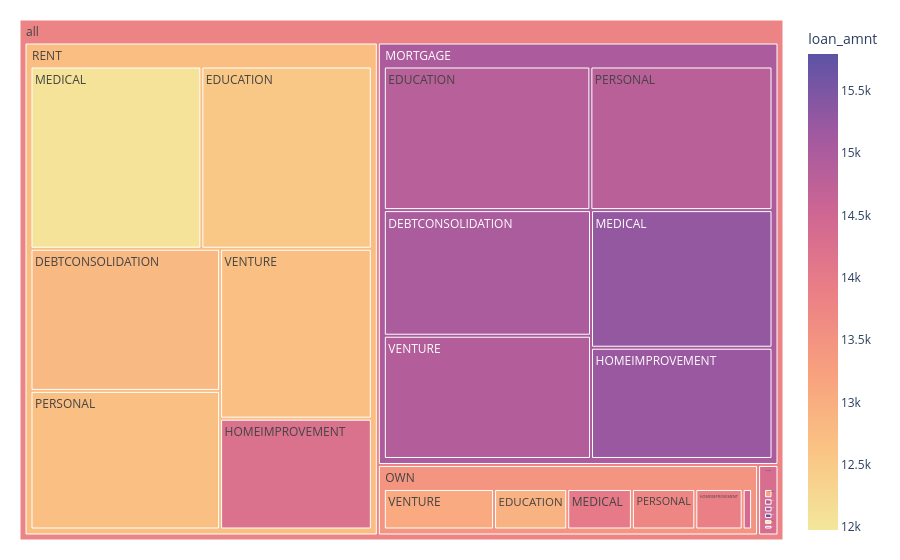

Here is the notebook cell this chart was saved with:
### Markdown cell above
### Purpose of creating models is to see if a person who takes out a loan will go into default or not

### Code cell
#Treemap to show relationship between loan_amnt, person_home_ownership, and loan_intent

fig = px.treemap(df2, path=[px.Constant("all"), 'person_home_ownership', 'loan_intent'], values='loan_amnt',
                  color='loan_amnt',
                  color_continuous_scale='sunset')
fig.update_layout(margin = dict(t=20, l=20, r=20, b=20))
fig.show()

### Figure 1 — Plotly figure (JSON) as saved in the notebook; plotly's stock layout.template omitted (floating-point values rounded to 4 significant figures)
{"data": [{"branchvalues": "total", "customdata": [[12930.0], [15270.0], [12050.0], [13070.0], [12540.0], [12700.0], [12690.0], [13900.0], [15020.0], [12810.0], [14830.0], [13720.0], [14230.0], [14890.0], [15180.0], [14000.0], [15220.0], [14390.0], [14800.0], [15020.0], [11980.0], [15800.0], [13220.0], [14860.0], [13460.0], [14990.0], [12720.0], [14310.0], [13810.0]], "domain": {"x": [0, 1], "y": [0, 1]}, "hovertemplate": "labels=%{label}<br>loan_amnt_sum=%{value}<br>parent=%{parent}<br>id=%{id}<br>loan_amnt=%{color}<extra></extra>", "ids": ["all/OWN/EDUCATION", "all/MORTGAGE/MEDICAL", "all/RENT/MEDICAL", "all/OWN/VENTURE", "all/RENT/EDUCATION", "all/RENT/PERSONAL", "all/RENT/VENTURE", "all/OWN/HOMEIMPROVEMENT", "all/MORTGAGE/DEBTCONSOLIDATION", "all/RENT/DEBTCONSOLIDATION", "all/MORTGAGE/EDUCATION", "all/OWN/PERSONAL", "all/RENT/HOMEIMPROVEMENT", "all/MORTGAGE/VENTURE", "all/OTHER/EDUCATION", "all/OWN/MEDICAL", "all/MORTGAGE/HOMEIMPROVEMENT", "all/OWN/DEBTCONSOLIDATION", "all/MORTGAGE/PERSONAL", "all/OTHER/PERSONAL", "all/OTHER/DEBTCONSOLIDATION", "all/OTHER/MEDICAL", "all/OTHER/VENTURE", "all/OTHER/HOMEIMPROVEMENT", "all/OWN", "all/MORTGAGE", "all/RENT", "all/OTHER", "all"], "labels": ["EDUCATION", "MEDICAL", "MEDICAL", "VENTURE", "EDUCATION", "PERSONAL", "VENTURE", "HOMEIMPROVEMENT", "DEBTCONSOLIDATION", "DEBTCONSOLIDATION", "EDUCATION", "PERSONAL", "HOMEIMPROVEMENT", "VENTURE", "EDUCATION", "MEDICAL", "HOMEIMPROVEMENT", "DEBTCONSOLIDATION", "PERSONAL", "PERSONAL", "DEBTCONSOLIDATION", "MEDICAL", "VENTURE", "HOMEIMPROVEMENT", "OWN", "MORTGAGE", "RENT", "OTHER", "all"], "marker": {"coloraxis": "coloraxis", "colors": [12930.0, 15270.0, 12050.0, 13070.0, 12540.0, 12700.0, 12690.0, 13900.0, 15020.0, 12810.0, 14830.0, 13720.0, 14230.0, 14890.0, 15180.0, 14000.0, 15220.0, 14390.0, 14800.0, 15020.0, 11980.0, 15800.0, 13220.0, 14860.0, 13460.0, 14990.0, 12720.0, 14310.0, 13810.0]}, "name": "", "parents": ["all/OWN", "all/MORTGAGE", "all/RENT", "all/OWN", "all/RENT", "all/RENT", "all/RENT", "all/OWN", "all/MORTGAGE", "all/RENT", "all/MORTGAGE", "all/OWN", "all/RENT", "all/MORTGAGE", "all/OTHER", "all/OWN", "all/MORTGAGE", "all/OWN", "all/MORTGAGE", "all/OTHER", "all/OTHER", "all/OTHER", "all/OTHER", "all/OTHER", "all", "all", "all", "all", ""], "type": "treemap", "values": [4386000.0, 22820000.0, 28260000.0, 6609000.0, 28190000.0, 23840000.0, 23400000.0, 2839000.0, 23780000.0, 24450000.0, 27090000.0, 3802000.0, 15260000.0, 23330000.0, 196400.0, 3877000.0, 18440000.0, 565400.0, 23890000.0, 218100.0, 168800.0, 193800.0, 271400.0, 136600.0, 22080000.0, 139300000.0, 143400000.0, 1185000.0, 306000000.0]}], "layout": {"coloraxis": {"colorbar": {"title": {"text": "loan_amnt"}}, "colorscale": [[0, "rgb(243, 231, 155)"], [0.1667, "rgb(250, 196, 132)"], [0.3333, "rgb(248, 160, 126)"], [0.5, "rgb(235, 127, 134)"], [0.6667, "rgb(206, 102, 147)"], [0.8333, "rgb(160, 89, 160)"], [1, "rgb(92, 83, 165)"]]}, "legend": {"tracegroupgap": 0}, "margin": {"b": 20, "l": 20, "r": 20, "t": 20}}}
